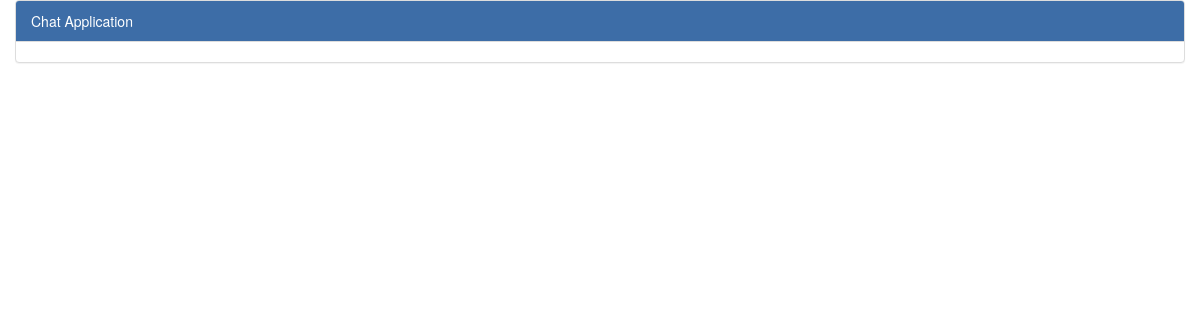
/messenger/1/3/ (signed in), run on an earlier commit of the app's database.
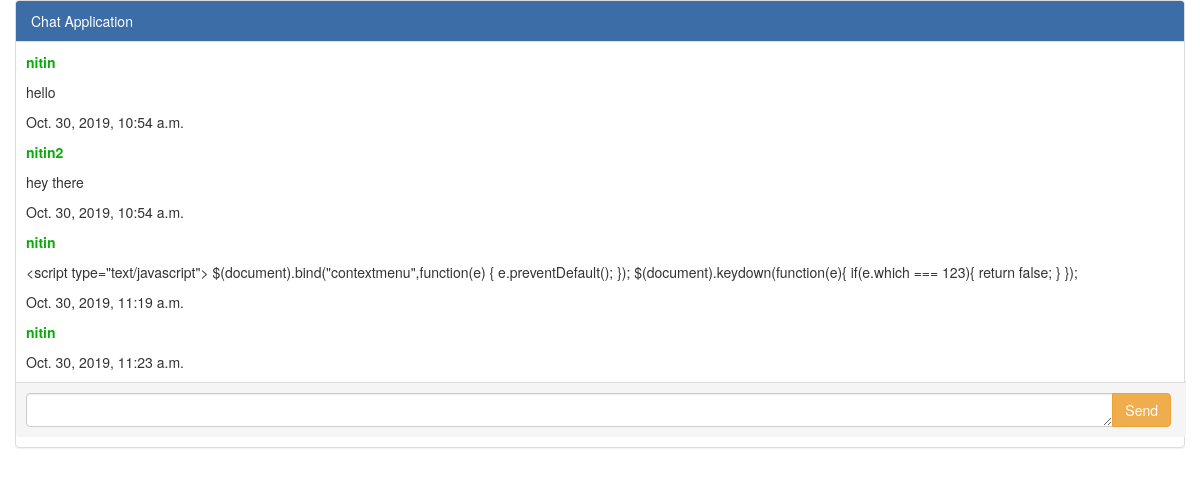
And on a later commit of the database.
### dashboard/models.py (models this page shows)
class Message(models.Model):
	user_1 = models.ForeignKey(Account, related_name="user_send", null=True, on_delete=models.CASCADE)
	user_2 = models.ForeignKey(Account, related_name="user_recv", null=True, on_delete=models.CASCADE)
	message = models.TextField(verbose_name="message")
	message_sent = models.DateTimeField(verbose_name="message_sent", auto_now_add=True)

### account/models.py (models this page shows, shortened)
class Account(AbstractBaseUser):
	email = models.EmailField(verbose_name="email", max_length=60, unique=True)
	username = models.CharField(verbose_name="username", max_length=30, unique=True)
	first_name = models.CharField(verbose_name="first name", max_length=30)
	last_name = models.CharField(verbose_name="last name", max_length=30)
	phone_no = models.CharField(verbose_name="phone number", max_length=10, unique=True)
	date_joined = models.DateTimeField(verbose_name="data joined", auto_now_add=True)
	last_login = models.DateTimeField(verbose_name="last login", auto_now=True)
	is_admin = models.BooleanField(default=False)
	is_active = models.BooleanField(default=True)
	is_staff = models.BooleanField(default=False)
	is_superuser = models.BooleanField(default=False)
	is_casual_user = models.BooleanField(default=True)
	is_premium_user = models.BooleanField(default=False)
	is_commercial_user = models.BooleanField(default=False)
	is_verified = models.BooleanField(default=False)
	premium_type = models.IntegerField(default=0, verbose_name="premium_type")
	USERNAME_FIELD = 'email'
	REQUIRED_FIELDS = ['username', 'first_name', 'last_name', 'phone_no']
	objects = MyAccountManager()

### dashboard/views.py (the view, shortened to what this page needs)
# urls.py: url(r'^messenger/(?P<user_1>\w+)/(?P<user_2>\w+)/$', messenge_view, name="my_message"),
def messenge_view(request,user_1,user_2):
	if not request.user.is_authenticated:
		return redirect('login')
	val=False
	mes=[]
	is_friend=False
	u_1 = Account.objects.filter(id = int(user_1))
	u_2 = Account.objects.filter(id = int(user_2))
	if u_1.count() == 0 or u_2.count() == 0:
		return redirect('home')
	u_1 = u_1[0]
	u_2 = u_2[0]
	if u_1 == None or u_2 == None:
		return redirect('home')
	if (Friend.objects.filter(user_1 = u_1, user_2=u_2)).exists() | (Friend.objects.filter(user_1 = u_2, user_2=u_1)).exists():
    		is_friend=True
	if(not is_friend):
		return redirect('home')
	accounts = Account.objects.all()
	if u_1 == request.user:
		val = u_1.is_commercial_user | u_1.is_premium_user
	if u_2 == request.user:
		val = u_2.is_commercial_user | u_2.is_premium_user
	print(val)
	value =Message.objects.all().order_by('message_sent')
	for i in range(len(value)):
		if((int(value[i].user_1.id)==int(user_1) and int(value[i].user_2.id)==int(user_2) and is_friend) or (int(value[i].user_2.id)==int(user_1) and int(value[i].user_1.id)==int(user_2) and is_friend)):
			mes.append(value[i])
	args1={
		'visibile' :val,
		'message' : mes,
	}
	return render(request, 'chatapp.html', args1)

### dashboard/templates/chatapp.html (shortened to what this page needs)
<!DOCTYPE html>
<html lang="en">
<head>
  <link rel="stylesheet" href="https://maxcdn.bootstrapcdn.com/bootstrap/3.4.0/css/bootstrap.min.css">
</head>
<body>
<div class="container">
    <div class="row">
        <div class="panel panel-default">
          <div class="panel-heading">Chat Application</div>
          <div class="panel-body">
            <div  class="container">
                <div  id="sender" class="row message-bubble">
              {% for i in message %}
                <p class="text-muted">{{i.user_1.first_name}}</p>
                    <p>{{i.message}}</p>
                    <p>{{i.message_sent}}</p>
              {% endfor %}
              {% if visibile == True %}
              <div class="panel-footer">
                  <form method="POST">
                      <div class="input-group">
                          <textarea rows="1" cols="6"  class="form-control" name = "post_area"></textarea>
                          <span class="input-group-btn">
                            <button class="btn btn-warning" type="submit">Send</button>
                          </span>
                        </div>
                  </form>
              </div>
              {% endif %}
            </div>
            </div>
          </div>
        </div>
    </div>
</div>
</body>
</html>

### dashboard/templates/chatapp.html (style rules this page uses)
.message-bubble { padding: 10px 0px 10px 0px; }
.text-muted { font-weight: bold; }
#sender > .text-muted { color: rgb(9, 170, 9); }
.message-bubble > * { padding-left: 10px; }
.panel-body { padding: 0px; }
.panel-heading { background-color: #3d6da7 !important; color: white !important; }

What changed in the data, as far as the page shows it:
added Message: user_1.first_name "nitin", message "hello", message_sent "Oct. 30, 2019, 10:54 a.m."
added Message: user_1.first_name "nitin2", message "hey there", message_sent "Oct. 30, 2019, 10:54 a.m."
added Message: user_1.first_name "nitin", message "<script type=\"text/javascript\"> $(document).bind(\"contextmenu\",function(e) { e.preventDefault(); }); $(document).keydown(function(e){ if(e.which === 123){ return false; } });", message_sent "Oct. 30, 2019, 11:19 a.m."
added Message: user_1.first_name "nitin", message_sent "Oct. 30, 2019, 11:23 a.m."
Also different on the page:
text now shown: "Send"
